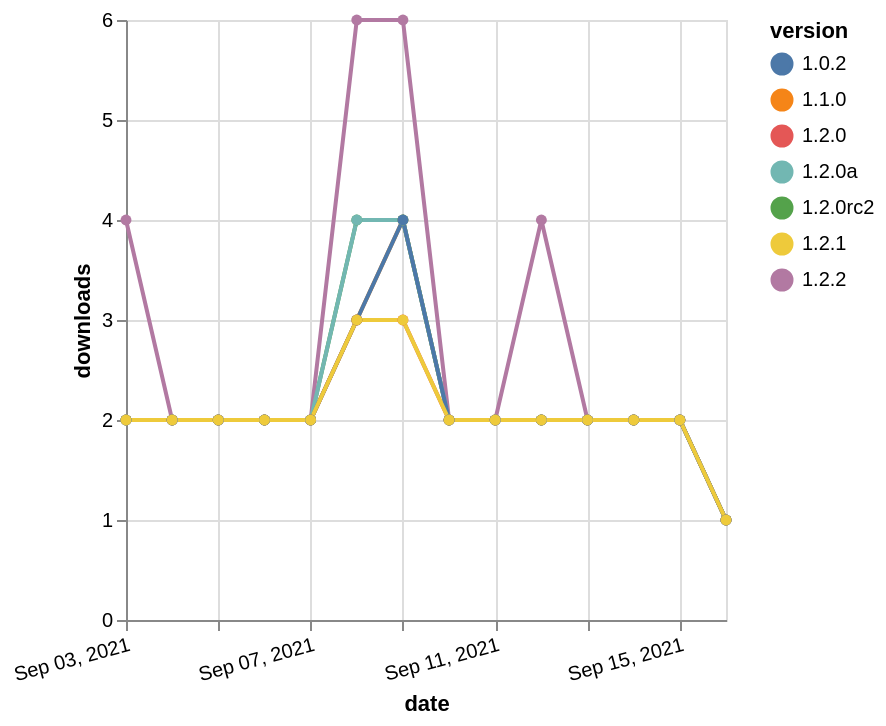

The Vega-Lite source for this figure:
### Vega-Lite specification from a JSON file in a GitHub repository (floating-point values rounded to 4 significant figures)
{"$schema": "https://vega.github.io/schema/vega-lite/v5.json", "description": "A simple bar chart with embedded data.", "data": {"values": [{"date": "2021-09-03", "total": 2308, "delta": 2, "version": "1.1.0"}, {"date": "2021-09-04", "total": 2310, "delta": 2, "version": "1.1.0"}, {"date": "2021-09-05", "total": 2312, "delta": 2, "version": "1.1.0"}, {"date": "2021-09-06", "total": 2314, "delta": 2, "version": "1.1.0"}, {"date": "2021-09-07", "total": 2316, "delta": 2, "version": "1.1.0"}, {"date": "2021-09-08", "total": 2319, "delta": 3, "version": "1.1.0"}, {"date": "2021-09-09", "total": 2323, "delta": 4, "version": "1.1.0"}, {"date": "2021-09-10", "total": 2325, "delta": 2, "version": "1.1.0"}, {"date": "2021-09-11", "total": 2327, "delta": 2, "version": "1.1.0"}, {"date": "2021-09-12", "total": 2329, "delta": 2, "version": "1.1.0"}, {"date": "2021-09-13", "total": 2331, "delta": 2, "version": "1.1.0"}, {"date": "2021-09-14", "total": 2333, "delta": 2, "version": "1.1.0"}, {"date": "2021-09-15", "total": 2335, "delta": 2, "version": "1.1.0"}, {"date": "2021-09-16", "total": 2336, "delta": 1, "version": "1.1.0"}, {"date": "2021-09-03", "total": 2376, "delta": 2, "version": "1.2.0rc2"}, {"date": "2021-09-04", "total": 2378, "delta": 2, "version": "1.2.0rc2"}, {"date": "2021-09-05", "total": 2380, "delta": 2, "version": "1.2.0rc2"}, {"date": "2021-09-06", "total": 2382, "delta": 2, "version": "1.2.0rc2"}, {"date": "2021-09-07", "total": 2384, "delta": 2, "version": "1.2.0rc2"}, {"date": "2021-09-08", "total": 2388, "delta": 4, "version": "1.2.0rc2"}, {"date": "2021-09-09", "total": 2392, "delta": 4, "version": "1.2.0rc2"}, {"date": "2021-09-10", "total": 2394, "delta": 2, "version": "1.2.0rc2"}, {"date": "2021-09-11", "total": 2396, "delta": 2, "version": "1.2.0rc2"}, {"date": "2021-09-12", "total": 2398, "delta": 2, "version": "1.2.0rc2"}, {"date": "2021-09-13", "total": 2400, "delta": 2, "version": "1.2.0rc2"}, {"date": "2021-09-14", "total": 2402, "delta": 2, "version": "1.2.0rc2"}, {"date": "2021-09-15", "total": 2404, "delta": 2, "version": "1.2.0rc2"}, {"date": "2021-09-16", "total": 2405, "delta": 1, "version": "1.2.0rc2"}, {"date": "2021-09-03", "total": 2353, "delta": 4, "version": "1.2.2"}, {"date": "2021-09-04", "total": 2355, "delta": 2, "version": "1.2.2"}, {"date": "2021-09-05", "total": 2357, "delta": 2, "version": "1.2.2"}, {"date": "2021-09-06", "total": 2359, "delta": 2, "version": "1.2.2"}, {"date": "2021-09-07", "total": 2361, "delta": 2, "version": "1.2.2"}, {"date": "2021-09-08", "total": 2367, "delta": 6, "version": "1.2.2"}, {"date": "2021-09-09", "total": 2373, "delta": 6, "version": "1.2.2"}, {"date": "2021-09-10", "total": 2375, "delta": 2, "version": "1.2.2"}, {"date": "2021-09-11", "total": 2377, "delta": 2, "version": "1.2.2"}, {"date": "2021-09-12", "total": 2381, "delta": 4, "version": "1.2.2"}, {"date": "2021-09-13", "total": 2383, "delta": 2, "version": "1.2.2"}, {"date": "2021-09-14", "total": 2385, "delta": 2, "version": "1.2.2"}, {"date": "2021-09-15", "total": 2387, "delta": 2, "version": "1.2.2"}, {"date": "2021-09-16", "total": 2388, "delta": 1, "version": "1.2.2"}, {"date": "2021-09-03", "total": 2129, "delta": 2, "version": "1.2.0"}, {"date": "2021-09-04", "total": 2131, "delta": 2, "version": "1.2.0"}, {"date": "2021-09-05", "total": 2133, "delta": 2, "version": "1.2.0"}, {"date": "2021-09-06", "total": 2135, "delta": 2, "version": "1.2.0"}, {"date": "2021-09-07", "total": 2137, "delta": 2, "version": "1.2.0"}, {"date": "2021-09-08", "total": 2140, "delta": 3, "version": "1.2.0"}, {"date": "2021-09-09", "total": 2143, "delta": 3, "version": "1.2.0"}, {"date": "2021-09-10", "total": 2145, "delta": 2, "version": "1.2.0"}, {"date": "2021-09-11", "total": 2147, "delta": 2, "version": "1.2.0"}, {"date": "2021-09-12", "total": 2149, "delta": 2, "version": "1.2.0"}, {"date": "2021-09-13", "total": 2151, "delta": 2, "version": "1.2.0"}, {"date": "2021-09-14", "total": 2153, "delta": 2, "version": "1.2.0"}, {"date": "2021-09-15", "total": 2155, "delta": 2, "version": "1.2.0"}, {"date": "2021-09-16", "total": 2156, "delta": 1, "version": "1.2.0"}, {"date": "2021-09-03", "total": 2519, "delta": 2, "version": "1.2.0a"}, {"date": "2021-09-04", "total": 2521, "delta": 2, "version": "1.2.0a"}, {"date": "2021-09-05", "total": 2523, "delta": 2, "version": "1.2.0a"}, {"date": "2021-09-06", "total": 2525, "delta": 2, "version": "1.2.0a"}, {"date": "2021-09-07", "total": 2527, "delta": 2, "version": "1.2.0a"}, {"date": "2021-09-08", "total": 2531, "delta": 4, "version": "1.2.0a"}, {"date": "2021-09-09", "total": 2535, "delta": 4, "version": "1.2.0a"}, {"date": "2021-09-10", "total": 2537, "delta": 2, "version": "1.2.0a"}, {"date": "2021-09-11", "total": 2539, "delta": 2, "version": "1.2.0a"}, {"date": "2021-09-12", "total": 2541, "delta": 2, "version": "1.2.0a"}, {"date": "2021-09-13", "total": 2543, "delta": 2, "version": "1.2.0a"}, {"date": "2021-09-14", "total": 2545, "delta": 2, "version": "1.2.0a"}, {"date": "2021-09-15", "total": 2547, "delta": 2, "version": "1.2.0a"}, {"date": "2021-09-16", "total": 2548, "delta": 1, "version": "1.2.0a"}, {"date": "2021-09-03", "total": 2303, "delta": 2, "version": "1.0.2"}, {"date": "2021-09-04", "total": 2305, "delta": 2, "version": "1.0.2"}, {"date": "2021-09-05", "total": 2307, "delta": 2, "version": "1.0.2"}, {"date": "2021-09-06", "total": 2309, "delta": 2, "version": "1.0.2"}, {"date": "2021-09-07", "total": 2311, "delta": 2, "version": "1.0.2"}, {"date": "2021-09-08", "total": 2314, "delta": 3, "version": "1.0.2"}, {"date": "2021-09-09", "total": 2318, "delta": 4, "version": "1.0.2"}, {"date": "2021-09-10", "total": 2320, "delta": 2, "version": "1.0.2"}, {"date": "2021-09-11", "total": 2322, "delta": 2, "version": "1.0.2"}, {"date": "2021-09-12", "total": 2324, "delta": 2, "version": "1.0.2"}, {"date": "2021-09-13", "total": 2326, "delta": 2, "version": "1.0.2"}, {"date": "2021-09-14", "total": 2328, "delta": 2, "version": "1.0.2"}, {"date": "2021-09-15", "total": 2330, "delta": 2, "version": "1.0.2"}, {"date": "2021-09-16", "total": 2331, "delta": 1, "version": "1.0.2"}, {"date": "2021-09-03", "total": 2155, "delta": 2, "version": "1.2.1"}, {"date": "2021-09-04", "total": 2157, "delta": 2, "version": "1.2.1"}, {"date": "2021-09-05", "total": 2159, "delta": 2, "version": "1.2.1"}, {"date": "2021-09-06", "total": 2161, "delta": 2, "version": "1.2.1"}, {"date": "2021-09-07", "total": 2163, "delta": 2, "version": "1.2.1"}, {"date": "2021-09-08", "total": 2166, "delta": 3, "version": "1.2.1"}, {"date": "2021-09-09", "total": 2169, "delta": 3, "version": "1.2.1"}, {"date": "2021-09-10", "total": 2171, "delta": 2, "version": "1.2.1"}, {"date": "2021-09-11", "total": 2173, "delta": 2, "version": "1.2.1"}, {"date": "2021-09-12", "total": 2175, "delta": 2, "version": "1.2.1"}, {"date": "2021-09-13", "total": 2177, "delta": 2, "version": "1.2.1"}, {"date": "2021-09-14", "total": 2179, "delta": 2, "version": "1.2.1"}, {"date": "2021-09-15", "total": 2181, "delta": 2, "version": "1.2.1"}, {"date": "2021-09-16", "total": 2182, "delta": 1, "version": "1.2.1"}]}, "width": "container", "mark": {"type": "line", "point": {"filled": true}}, "encoding": {"x": {"field": "date", "type": "temporal", "timeUnit": "yearmonthdate", "title": "date", "axis": {"labelAngle": -15}}, "y": {"field": "delta", "type": "quantitative", "title": "downloads"}, "color": {"field": "version", "type": "nominal"}, "tooltip": {"field": "delta"}}}
